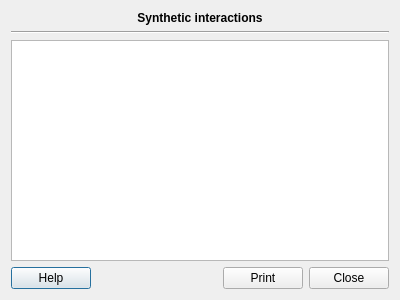
<?xml version="1.0" encoding="UTF-8"?>
<ui version="4.0">
 <class>mfInteractionDialog</class>
 <widget class="QDialog" name="mfInteractionDialog">
  <property name="geometry">
   <rect>
    <x>0</x>
    <y>0</y>
    <width>400</width>
    <height>300</height>
   </rect>
  </property>
  <property name="windowTitle">
   <string>Dialog</string>
  </property>
  <layout class="QGridLayout" name="gridLayout">
   <item row="0" column="0">
    <widget class="QLabel" name="label">
     <property name="sizePolicy">
      <sizepolicy hsizetype="Expanding" vsizetype="Preferred">
       <horstretch>0</horstretch>
       <verstretch>0</verstretch>
      </sizepolicy>
     </property>
     <property name="font">
      <font>
       <weight>75</weight>
       <bold>true</bold>
      </font>
     </property>
     <property name="text">
      <string>Synthetic interactions</string>
     </property>
     <property name="alignment">
      <set>Qt::AlignCenter</set>
     </property>
    </widget>
   </item>
   <item row="1" column="0">
    <widget class="Line" name="line">
     <property name="orientation">
      <enum>Qt::Horizontal</enum>
     </property>
    </widget>
   </item>
   <item row="2" column="0">
    <widget class="QTextBrowser" name="textBrowser"/>
   </item>
   <item row="3" column="0">
    <layout class="QHBoxLayout" name="horizontalLayout">
     <item>
      <widget class="QPushButton" name="helpButton">
       <property name="text">
        <string>Help</string>
       </property>
      </widget>
     </item>
     <item>
      <spacer name="horizontalSpacer">
       <property name="orientation">
        <enum>Qt::Horizontal</enum>
       </property>
       <property name="sizeHint" stdset="0">
        <size>
         <width>40</width>
         <height>20</height>
        </size>
       </property>
      </spacer>
     </item>
     <item>
      <widget class="QPushButton" name="printButton">
       <property name="text">
        <string>Print</string>
       </property>
      </widget>
     </item>
     <item>
      <widget class="QPushButton" name="pushButton">
       <property name="text">
        <string>Close</string>
       </property>
      </widget>
     </item>
    </layout>
   </item>
  </layout>
 </widget>
 <resources/>
 <connections>
  <connection>
   <sender>pushButton</sender>
   <signal>clicked()</signal>
   <receiver>mfInteractionDialog</receiver>
   <slot>accept()</slot>
   <hints>
    <hint type="sourcelabel">
     <x>357</x>
     <y>272</y>
    </hint>
    <hint type="destinationlabel">
     <x>397</x>
     <y>264</y>
    </hint>
   </hints>
  </connection>
 </connections>
</ui>
